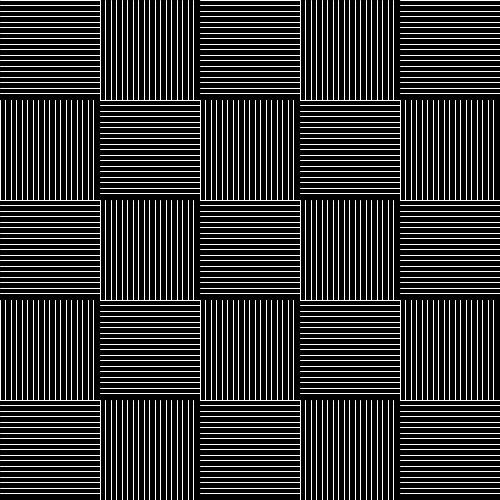
Frame 1 (no input)
Frame 60 (the mouse pressed at the canvas centre just before this capture): identical to frame 1, image omitted
Frame 120 (the mouse held since frame 60 and released just before this capture): identical to frame 1, image omitted

The Processing sketch that drew this single still picture (run headless with seeded random() and noise(); from frame 60 on, the mouse is pressed at the canvas centre):

// Processing sketch: lineshorizontalandvertical
// ── lineshorizontalandvertical.pde
void setup() {
  size(500, 500);
}

void draw() {
  background(0);
  int n = 5;
  int sizerect = width / n;
  for (int x = 0; x < n; x++) {

    for (int y = 0; y < n; y++) {

      int nparlines = 9;
      int dpline = sizerect/(2*nparlines);
      int spacebetweenpairs = 5;
      int dppar = sizerect / (2*nparlines) + 1;
      // sizerect

      int dir = (x+y)%2;
      if (dir==1) {

        for (int z = 0; z < nparlines; z++) {
          stroke(255);
          line(
            x*sizerect +dpline*z +dppar*z,
            y*sizerect,
            x*sizerect +dpline*z +dppar*z,
            y*sizerect+sizerect);
          line(
            x*sizerect +dpline*z +dppar*z + dpline,
            y*sizerect,
            x*sizerect +dpline*z +dppar*z + dpline,
            y*sizerect+sizerect);
        }
      } else {
        for (int z = 0; z < nparlines; z++) {
          stroke(255);
          line(
            x*sizerect,
            y*sizerect +dpline*z +dppar*z,
            x*sizerect +sizerect,
            y*sizerect +dpline*z +dppar*z);
          line(
            x*sizerect,
            y*sizerect +dpline*z +dppar*z + dpline,
            x*sizerect +sizerect,
            y*sizerect +dpline*z +dppar*z + dpline);
        }
      }
    }
  }
}
